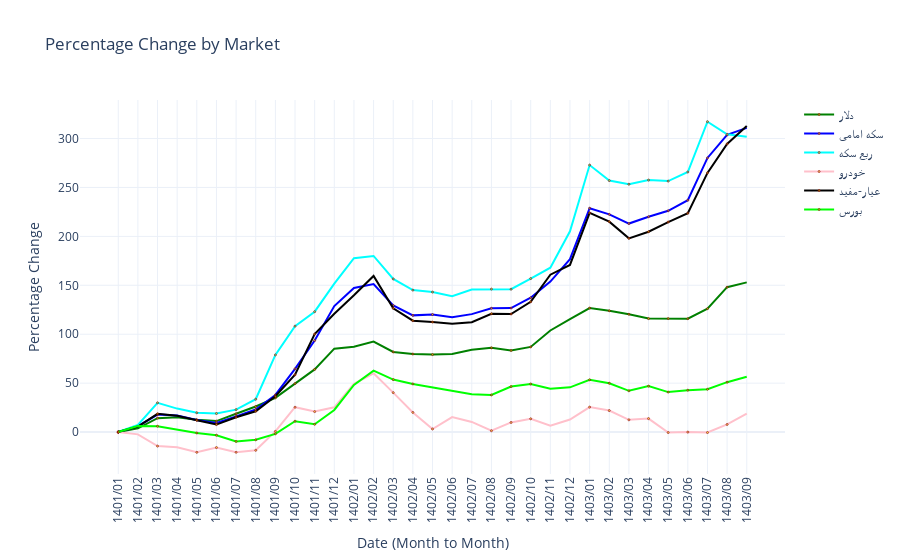

Notebook code for this chart:
### Code cell
monthly_data_dict = {}

for market_type in df['market_type'].unique():
    market_data = df[df['market_type'] == market_type]

    market_data = market_data[market_data['year'] >= 1401]
    
    # Calculate monthly average price and percentage change
    grouped = market_data.groupby('year_month').agg(
        avg_closing_price=('closing', 'mean')
    )
    grouped['price_change_in_percentage'] = (grouped['avg_closing_price'] / grouped['avg_closing_price'].iloc[0] - 1) * 100
    grouped['price_change'] = grouped['avg_closing_price'] / grouped['avg_closing_price'].iloc[0]

    # Add data to dictionary
    monthly_data_dict[MARKET_NAMES.get(str(market_type), 'Unknown')] = {
        'year_month': grouped.index.tolist(),
        'price_change_in_percentage': grouped['price_change_in_percentage'].tolist(),
        'price_change': grouped['price_change'].tolist()
    }

monthly_data_dict = {
    k: v for k, v in sorted(monthly_data_dict.items(), key=lambda item: item[1]['year_month'])
}

# Set output cell height
set_custom_output_height(height=800)

# Generate charts
fig = create_market_chart(
    monthly_data_dict,
    events_df,
    y_field='price_change_in_percentage',
    title="Percentage Change by Market",
    yaxis_title="Percentage Change",
    colors=COLORS
)

fig.write_html('interactive_chart.html')

### Figure 1 — Plotly figure (JSON) as saved in the notebook; plotly's stock layout.template omitted (floating-point values rounded to 4 significant figures)
{"data": [{"hoverinfo": "text", "line": {"color": "green", "width": 2}, "marker": {"color": ["yellow", "rgba(0, 0, 0, 0)", "yellow", "rgba(0, 0, 0, 0)", "yellow", "yellow", "yellow", "yellow", "yellow", "yellow", "yellow", "rgba(0, 0, 0, 0)", "rgba(0, 0, 0, 0)", "rgba(0, 0, 0, 0)", "yellow", "yellow", "yellow", "rgba(0, 0, 0, 0)", "rgba(0, 0, 0, 0)", "yellow", "yellow", "yellow", "rgba(0, 0, 0, 0)", "rgba(0, 0, 0, 0)", "yellow", "yellow", "yellow", "yellow", "yellow", "yellow", "yellow", "yellow", "rgba(0, 0, 0, 0)"], "line": {"color": "darkred", "width": 1}, "size": [2, 0, 2, 0, 2, 2, 2, 2, 2, 2, 2, 0, 0, 0, 2, 2, 2, 0, 0, 2, 2, 2, 0, 0, 2, 2, 2, 2, 2, 2, 2, 2, 0]}, "mode": "lines+markers", "name": "دلار", "text": ["<b>حادثه ۱۴۰۱ حرم امام رضا</b>", "", "<b>فروریختن ساختمان متروپل در آبادان</b>", "", "<b>حمله با چاقو به سلمان رشدی و حمایت جمهوری اسلامی از این عمل، با پشتوانه فتوای خمینی به ارتداد سلمان رشدی، پس از انتشار کتاب آیات شیطانی</b>", "<b>کشته شدن مهسا امینی و آغاز اعتراضات سراسری مردم در اعتراض به حجاب اجباری با هدف سرنگون کردن جمهوری اسلامی و کشته شدن بیش از ۵۰۰ نفر از معترضان به دست حکومت جمهوری اسلامی<br>فیلترینگ شدید اینترنت و مسدود کردن اینستاگرام، واتساپ و گوگل پلی توسط حکومت</b>", "<b>حملات موشکی سپاه پاسداران به اقلیم کردستان عراق در پاسخ به حمایت احزاب کرد از خیزش ۱۴۰۱ ایران<br>جمعه خونین زاهدان<br>حمله به دانشگاه صنعتی شریف<br>آغاز بحران ارزی ۱۴۰۱ ایران و در نهایت رسیدن قیمت سکه طلا از ۱۵ میلیون به رکورد ۳۰ میلیون تومان در ۴ اسفند و رسیدن قیمت دلار آمریکا از ۳۰ هزار تومان به رکورد ۶۰ هزار تومان در ۷ اسفند ۱۴۰۱<br>آتش سوزی زندان اوین</b>", "<b>حمله ۱۴۰۱ حرم شاهچراغ<br>جمعه خونین خاش<br>حمله به بازار ایذه<br>آغاز سرکوب خیزش شهرهای کردنشین ایران</b>", "<b>آغاز مسمومیت زنجیره ای در مدارس دخترانه ایران<br>اخراج جمهوری اسلامی ایران از کمیسیون مقام زن سازمان ملل متحد در جریان خیزش ۱۴۰۱ ایران</b>", "<b>تصویب قطعنامه پارلمان اروپا مبنی بر قرار گرفتن سپاه پاسداران در فهرست گروه های تروریستی در جریان خیزش ۱۴۰۱ ایران</b>", "<b>حمله پهپادی به تأسیسات نظامی در اصفهان</b>", "", "", "", "<b>درگیری ۱۴۰۲ ایران و طالبان<br>بازگشایی سفارت ایران در ریاض پس از هفت سال تعطیلی در اثر حمله به سفارت و کنسولگری عربستان سعودی در ایران و از سرگیری روابط دو کشور</b>", "<b>عضویت اصلی ایران در سازمان همکاری شانگهای به صورت رسمی<br>حمله به کلانتری ۱۶ زاهدان</b>", "<b>حمله ۱۴۰۲ حرم شاهچراغ</b>", "", "", "<b>آتش سوزی کمپ ترک اعتیاد لنگرود<br>انتخابات میاندورهای کنگره آمریکا</b>", "<b>افشای رسمی فساد مالی چای دبش<br>حمله به مقر فرماندهی انتظامی راسک</b>", "<b>عضویت رسمی ایران در سازمان بریکس<br>انفجارهای کرمان<br>حملات موشکی ۲۰۲۴ ایران در عراق و سوریه<br>درگیری مرزی ۲۰۲۴ ایران و پاکستان</b>", "", "", "<b>حمله هوایی به کنسولگری ایران در دمشق توسط اسرائیل و آغاز درگیری ۲۰۲۴ ایران و اسرائیل<br>حمله به مقرهای نظامی چابهار، راسک و سرباز توسط جیش العدل<br>اولین حمله ایران به اسرائیل<br>اولین حمله اسرائیل به ایران</b>", "<b>سانحه سقوط بالگرد حامل رئیس جمهور و کشته شدن سید ابراهیم رئیسی و همراهانش<br>آغاز به کار معاون اول رئیس جمهور، محمد مخبر، به عنوان سرپرست ریاست جمهوری</b>", "<b>انتخاب محمدعلی موحدی کرمانی به عنوان ششمین رئیس مجلس خبرگان رهبری<br>آغاز به کار دوره دوازدهم مجلس شورای اسلامی با اکثریت جناح اصول گرایان به ریاست محمدباقر قالیباف<br>قرار دادن سپاه پاسداران در فهرست گروه های تروریستی توسط کانادا</b>", "<b>برگزاری انتخابات ریاست جمهوری ایران (۱۴۰۳) با پایین ترین نرخ مشارکت در تاریخ جمهوری اسلامی (۳۹٫۹۲٪) و صعود مسعود پزشکیان و سعید جلیلی به دور دوم<br>برگزاری دور دوم انتخابات ریاست جمهوری ایران (۱۴۰۳)<br>انتخاب مسعود پزشکیان به عنوان نهمین رئیس جمهور ایران</b>", "<b>برگزاری مراسم تنفیذ و تحلیف چهاردهمین دوره ریاست جمهوری در ایران<br>ترور اسماعیل هنیه، رهبر وقت حماس، در تهران توسط اسرائیل، یک روز پس از شرکت وی در مراسم تحلیف ریاست جمهوری</b>", "<b>انتصاب عبدالکریم حسین زاده به منصب معاونت امور توسعه روستایی، مناطق محروم و عشایر رئیس جمهور به عنوان نخستین عضو سنی مذهب هیئت دولت ایران در تاریخ جمهوری اسلامی</b>", "<b>کشته شدن سید حسن نصرالله ، سومین دبیر کل حزب الله لبنان و عباس نیلفروشان ، معاون عملیات سپاه پاسداران در اثر حمله اسرائیل به ضاحیه بیروت<br>دومین حمله ایران به اسرائیل</b>", "<b>دومین حمله اسرائیل به ایران<br>انتخاب دونالد ترامپ بهعنوان رئیسجمهور آمریکا</b>", ""], "type": "scatter", "x": ["1401/01", "1401/02", "1401/03", "1401/04", "1401/05", "1401/06", "1401/07", "1401/08", "1401/09", "1401/10", "1401/11", "1401/12", "1402/01", "1402/02", "1402/03", "1402/04", "1402/05", "1402/06", "1402/07", "1402/08", "1402/09", "1402/10", "1402/11", "1402/12", "1403/01", "1403/02", "1403/03", "1403/04", "1403/05", "1403/06", "1403/07", "1403/08", "1403/09"], "y": [0, 3.829, 14.21, 15.09, 12.5, 11.23, 18.7, 26.11, 34.93, 49.54, 64.03, 85.23, 87.15, 92.5, 81.91, 79.72, 79.19, 79.72, 84.06, 86.06, 83.4, 87.01, 103.8, 115.3, 126.7, 124.0, 120.4, 116.0, 116.0, 115.8, 126.1, 148.1, 153.0]}, {"hoverinfo": "text", "line": {"color": "blue", "width": 2}, "marker": {"color": ["yellow", "rgba(0, 0, 0, 0)", "yellow", "rgba(0, 0, 0, 0)", "yellow", "yellow", "yellow", "yellow", "yellow", "yellow", "yellow", "rgba(0, 0, 0, 0)", "rgba(0, 0, 0, 0)", "rgba(0, 0, 0, 0)", "yellow", "yellow", "yellow", "rgba(0, 0, 0, 0)", "rgba(0, 0, 0, 0)", "yellow", "yellow", "yellow", "rgba(0, 0, 0, 0)", "rgba(0, 0, 0, 0)", "yellow", "yellow", "yellow", "yellow", "yellow", "yellow", "yellow", "yellow", "rgba(0, 0, 0, 0)"], "line": {"color": "darkred", "width": 1}, "size": [2, 0, 2, 0, 2, 2, 2, 2, 2, 2, 2, 0, 0, 0, 2, 2, 2, 0, 0, 2, 2, 2, 0, 0, 2, 2, 2, 2, 2, 2, 2, 2, 0]}, "mode": "lines+markers", "name": "سکه امامی", "text": ["<b>حادثه ۱۴۰۱ حرم امام رضا</b>", "", "<b>فروریختن ساختمان متروپل در آبادان</b>", "", "<b>حمله با چاقو به سلمان رشدی و حمایت جمهوری اسلامی از این عمل، با پشتوانه فتوای خمینی به ارتداد سلمان رشدی، پس از انتشار کتاب آیات شیطانی</b>", "<b>کشته شدن مهسا امینی و آغاز اعتراضات سراسری مردم در اعتراض به حجاب اجباری با هدف سرنگون کردن جمهوری اسلامی و کشته شدن بیش از ۵۰۰ نفر از معترضان به دست حکومت جمهوری اسلامی<br>فیلترینگ شدید اینترنت و مسدود کردن اینستاگرام، واتساپ و گوگل پلی توسط حکومت</b>", "<b>حملات موشکی سپاه پاسداران به اقلیم کردستان عراق در پاسخ به حمایت احزاب کرد از خیزش ۱۴۰۱ ایران<br>جمعه خونین زاهدان<br>حمله به دانشگاه صنعتی شریف<br>آغاز بحران ارزی ۱۴۰۱ ایران و در نهایت رسیدن قیمت سکه طلا از ۱۵ میلیون به رکورد ۳۰ میلیون تومان در ۴ اسفند و رسیدن قیمت دلار آمریکا از ۳۰ هزار تومان به رکورد ۶۰ هزار تومان در ۷ اسفند ۱۴۰۱<br>آتش سوزی زندان اوین</b>", "<b>حمله ۱۴۰۱ حرم شاهچراغ<br>جمعه خونین خاش<br>حمله به بازار ایذه<br>آغاز سرکوب خیزش شهرهای کردنشین ایران</b>", "<b>آغاز مسمومیت زنجیره ای در مدارس دخترانه ایران<br>اخراج جمهوری اسلامی ایران از کمیسیون مقام زن سازمان ملل متحد در جریان خیزش ۱۴۰۱ ایران</b>", "<b>تصویب قطعنامه پارلمان اروپا مبنی بر قرار گرفتن سپاه پاسداران در فهرست گروه های تروریستی در جریان خیزش ۱۴۰۱ ایران</b>", "<b>حمله پهپادی به تأسیسات نظامی در اصفهان</b>", "", "", "", "<b>درگیری ۱۴۰۲ ایران و طالبان<br>بازگشایی سفارت ایران در ریاض پس از هفت سال تعطیلی در اثر حمله به سفارت و کنسولگری عربستان سعودی در ایران و از سرگیری روابط دو کشور</b>", "<b>عضویت اصلی ایران در سازمان همکاری شانگهای به صورت رسمی<br>حمله به کلانتری ۱۶ زاهدان</b>", "<b>حمله ۱۴۰۲ حرم شاهچراغ</b>", "", "", "<b>آتش سوزی کمپ ترک اعتیاد لنگرود<br>انتخابات میاندورهای کنگره آمریکا</b>", "<b>افشای رسمی فساد مالی چای دبش<br>حمله به مقر فرماندهی انتظامی راسک</b>", "<b>عضویت رسمی ایران در سازمان بریکس<br>انفجارهای کرمان<br>حملات موشکی ۲۰۲۴ ایران در عراق و سوریه<br>درگیری مرزی ۲۰۲۴ ایران و پاکستان</b>", "", "", "<b>حمله هوایی به کنسولگری ایران در دمشق توسط اسرائیل و آغاز درگیری ۲۰۲۴ ایران و اسرائیل<br>حمله به مقرهای نظامی چابهار، راسک و سرباز توسط جیش العدل<br>اولین حمله ایران به اسرائیل<br>اولین حمله اسرائیل به ایران</b>", "<b>سانحه سقوط بالگرد حامل رئیس جمهور و کشته شدن سید ابراهیم رئیسی و همراهانش<br>آغاز به کار معاون اول رئیس جمهور، محمد مخبر، به عنوان سرپرست ریاست جمهوری</b>", "<b>انتخاب محمدعلی موحدی کرمانی به عنوان ششمین رئیس مجلس خبرگان رهبری<br>آغاز به کار دوره دوازدهم مجلس شورای اسلامی با اکثریت جناح اصول گرایان به ریاست محمدباقر قالیباف<br>قرار دادن سپاه پاسداران در فهرست گروه های تروریستی توسط کانادا</b>", "<b>برگزاری انتخابات ریاست جمهوری ایران (۱۴۰۳) با پایین ترین نرخ مشارکت در تاریخ جمهوری اسلامی (۳۹٫۹۲٪) و صعود مسعود پزشکیان و سعید جلیلی به دور دوم<br>برگزاری دور دوم انتخابات ریاست جمهوری ایران (۱۴۰۳)<br>انتخاب مسعود پزشکیان به عنوان نهمین رئیس جمهور ایران</b>", "<b>برگزاری مراسم تنفیذ و تحلیف چهاردهمین دوره ریاست جمهوری در ایران<br>ترور اسماعیل هنیه، رهبر وقت حماس، در تهران توسط اسرائیل، یک روز پس از شرکت وی در مراسم تحلیف ریاست جمهوری</b>", "<b>انتصاب عبدالکریم حسین زاده به منصب معاونت امور توسعه روستایی، مناطق محروم و عشایر رئیس جمهور به عنوان نخستین عضو سنی مذهب هیئت دولت ایران در تاریخ جمهوری اسلامی</b>", "<b>کشته شدن سید حسن نصرالله ، سومین دبیر کل حزب الله لبنان و عباس نیلفروشان ، معاون عملیات سپاه پاسداران در اثر حمله اسرائیل به ضاحیه بیروت<br>دومین حمله ایران به اسرائیل</b>", "<b>دومین حمله اسرائیل به ایران<br>انتخاب دونالد ترامپ بهعنوان رئیسجمهور آمریکا</b>", ""], "type": "scatter", "x": ["1401/01", "1401/02", "1401/03", "1401/04", "1401/05", "1401/06", "1401/07", "1401/08", "1401/09", "1401/10", "1401/11", "1401/12", "1402/01", "1402/02", "1402/03", "1402/04", "1402/05", "1402/06", "1402/07", "1402/08", "1402/09", "1402/10", "1402/11", "1402/12", "1403/01", "1403/02", "1403/03", "1403/04", "1403/05", "1403/06", "1403/07", "1403/08", "1403/09"], "y": [0, 5.962, 17.84, 16.87, 12.35, 9.302, 15.97, 23.06, 37.95, 64.61, 93.57, 128.8, 147.2, 151.3, 129.4, 119.3, 120.1, 117.4, 120.5, 126.5, 126.7, 137.3, 153.8, 176.7, 228.8, 222.5, 213.1, 220.1, 226.2, 236.9, 280.2, 303.7, 310.9]}, {"hoverinfo": "text", "line": {"color": "cyan", "width": 2}, "marker": {"color": ["yellow", "rgba(0, 0, 0, 0)", "yellow", "rgba(0, 0, 0, 0)", "yellow", "yellow", "yellow", "yellow", "yellow", "yellow", "yellow", "rgba(0, 0, 0, 0)", "rgba(0, 0, 0, 0)", "rgba(0, 0, 0, 0)", "yellow", "yellow", "yellow", "rgba(0, 0, 0, 0)", "rgba(0, 0, 0, 0)", "yellow", "yellow", "yellow", "rgba(0, 0, 0, 0)", "rgba(0, 0, 0, 0)", "yellow", "yellow", "yellow", "yellow", "yellow", "yellow", "yellow", "yellow", "rgba(0, 0, 0, 0)"], "line": {"color": "darkred", "width": 1}, "size": [2, 0, 2, 0, 2, 2, 2, 2, 2, 2, 2, 0, 0, 0, 2, 2, 2, 0, 0, 2, 2, 2, 0, 0, 2, 2, 2, 2, 2, 2, 2, 2, 0]}, "mode": "lines+markers", "name": "ربع سکه", "text": ["<b>حادثه ۱۴۰۱ حرم امام رضا</b>", "", "<b>فروریختن ساختمان متروپل در آبادان</b>", "", "<b>حمله با چاقو به سلمان رشدی و حمایت جمهوری اسلامی از این عمل، با پشتوانه فتوای خمینی به ارتداد سلمان رشدی، پس از انتشار کتاب آیات شیطانی</b>", "<b>کشته شدن مهسا امینی و آغاز اعتراضات سراسری مردم در اعتراض به حجاب اجباری با هدف سرنگون کردن جمهوری اسلامی و کشته شدن بیش از ۵۰۰ نفر از معترضان به دست حکومت جمهوری اسلامی<br>فیلترینگ شدید اینترنت و مسدود کردن اینستاگرام، واتساپ و گوگل پلی توسط حکومت</b>", "<b>حملات موشکی سپاه پاسداران به اقلیم کردستان عراق در پاسخ به حمایت احزاب کرد از خیزش ۱۴۰۱ ایران<br>جمعه خونین زاهدان<br>حمله به دانشگاه صنعتی شریف<br>آغاز بحران ارزی ۱۴۰۱ ایران و در نهایت رسیدن قیمت سکه طلا از ۱۵ میلیون به رکورد ۳۰ میلیون تومان در ۴ اسفند و رسیدن قیمت دلار آمریکا از ۳۰ هزار تومان به رکورد ۶۰ هزار تومان در ۷ اسفند ۱۴۰۱<br>آتش سوزی زندان اوین</b>", "<b>حمله ۱۴۰۱ حرم شاهچراغ<br>جمعه خونین خاش<br>حمله به بازار ایذه<br>آغاز سرکوب خیزش شهرهای کردنشین ایران</b>", "<b>آغاز مسمومیت زنجیره ای در مدارس دخترانه ایران<br>اخراج جمهوری اسلامی ایران از کمیسیون مقام زن سازمان ملل متحد در جریان خیزش ۱۴۰۱ ایران</b>", "<b>تصویب قطعنامه پارلمان اروپا مبنی بر قرار گرفتن سپاه پاسداران در فهرست گروه های تروریستی در جریان خیزش ۱۴۰۱ ایران</b>", "<b>حمله پهپادی به تأسیسات نظامی در اصفهان</b>", "", "", "", "<b>درگیری ۱۴۰۲ ایران و طالبان<br>بازگشایی سفارت ایران در ریاض پس از هفت سال تعطیلی در اثر حمله به سفارت و کنسولگری عربستان سعودی در ایران و از سرگیری روابط دو کشور</b>", "<b>عضویت اصلی ایران در سازمان همکاری شانگهای به صورت رسمی<br>حمله به کلانتری ۱۶ زاهدان</b>", "<b>حمله ۱۴۰۲ حرم شاهچراغ</b>", "", "", "<b>آتش سوزی کمپ ترک اعتیاد لنگرود<br>انتخابات میاندورهای کنگره آمریکا</b>", "<b>افشای رسمی فساد مالی چای دبش<br>حمله به مقر فرماندهی انتظامی راسک</b>", "<b>عضویت رسمی ایران در سازمان بریکس<br>انفجارهای کرمان<br>حملات موشکی ۲۰۲۴ ایران در عراق و سوریه<br>درگیری مرزی ۲۰۲۴ ایران و پاکستان</b>", "", "", "<b>حمله هوایی به کنسولگری ایران در دمشق توسط اسرائیل و آغاز درگیری ۲۰۲۴ ایران و اسرائیل<br>حمله به مقرهای نظامی چابهار، راسک و سرباز توسط جیش العدل<br>اولین حمله ایران به اسرائیل<br>اولین حمله اسرائیل به ایران</b>", "<b>سانحه سقوط بالگرد حامل رئیس جمهور و کشته شدن سید ابراهیم رئیسی و همراهانش<br>آغاز به کار معاون اول رئیس جمهور، محمد مخبر، به عنوان سرپرست ریاست جمهوری</b>", "<b>انتخاب محمدعلی موحدی کرمانی به عنوان ششمین رئیس مجلس خبرگان رهبری<br>آغاز به کار دوره دوازدهم مجلس شورای اسلامی با اکثریت جناح اصول گرایان به ریاست محمدباقر قالیباف<br>قرار دادن سپاه پاسداران در فهرست گروه های تروریستی توسط کانادا</b>", "<b>برگزاری انتخابات ریاست جمهوری ایران (۱۴۰۳) با پایین ترین نرخ مشارکت در تاریخ جمهوری اسلامی (۳۹٫۹۲٪) و صعود مسعود پزشکیان و سعید جلیلی به دور دوم<br>برگزاری دور دوم انتخابات ریاست جمهوری ایران (۱۴۰۳)<br>انتخاب مسعود پزشکیان به عنوان نهمین رئیس جمهور ایران</b>", "<b>برگزاری مراسم تنفیذ و تحلیف چهاردهمین دوره ریاست جمهوری در ایران<br>ترور اسماعیل هنیه، رهبر وقت حماس، در تهران توسط اسرائیل، یک روز پس از شرکت وی در مراسم تحلیف ریاست جمهوری</b>", "<b>انتصاب عبدالکریم حسین زاده به منصب معاونت امور توسعه روستایی، مناطق محروم و عشایر رئیس جمهور به عنوان نخستین عضو سنی مذهب هیئت دولت ایران در تاریخ جمهوری اسلامی</b>", "<b>کشته شدن سید حسن نصرالله ، سومین دبیر کل حزب الله لبنان و عباس نیلفروشان ، معاون عملیات سپاه پاسداران در اثر حمله اسرائیل به ضاحیه بیروت<br>دومین حمله ایران به اسرائیل</b>", "<b>دومین حمله اسرائیل به ایران<br>انتخاب دونالد ترامپ بهعنوان رئیسجمهور آمریکا</b>", ""], "type": "scatter", "x": ["1401/01", "1401/02", "1401/03", "1401/04", "1401/05", "1401/06", "1401/07", "1401/08", "1401/09", "1401/10", "1401/11", "1401/12", "1402/01", "1402/02", "1402/03", "1402/04", "1402/05", "1402/06", "1402/07", "1402/08", "1402/09", "1402/10", "1402/11", "1402/12", "1403/01", "1403/02", "1403/03", "1403/04", "1403/05", "1403/06", "1403/07", "1403/08", "1403/09"], "y": [0, 7.276, 29.89, 23.99, 19.71, 18.97, 22.95, 33.59, 78.83, 108.2, 123.0, 151.7, 177.6, 180.0, 156.5, 145.1, 143.1, 138.9, 145.6, 146.1, 146.0, 156.9, 168.0, 205.2, 272.9, 257.0, 253.3, 257.6, 256.5, 265.8, 317.2, 304.3, 301.9]}, {"hoverinfo": "text", "line": {"color": "pink", "width": 2}, "marker": {"color": ["yellow", "rgba(0, 0, 0, 0)", "yellow", "rgba(0, 0, 0, 0)", "yellow", "yellow", "yellow", "yellow", "yellow", "yellow", "yellow", "rgba(0, 0, 0, 0)", "rgba(0, 0, 0, 0)", "rgba(0, 0, 0, 0)", "yellow", "yellow", "yellow", "rgba(0, 0, 0, 0)", "rgba(0, 0, 0, 0)", "yellow", "yellow", "yellow", "rgba(0, 0, 0, 0)", "rgba(0, 0, 0, 0)", "yellow", "yellow", "yellow", "yellow", "yellow", "yellow", "yellow", "yellow", "rgba(0, 0, 0, 0)"], "line": {"color": "darkred", "width": 1}, "size": [2, 0, 2, 0, 2, 2, 2, 2, 2, 2, 2, 0, 0, 0, 2, 2, 2, 0, 0, 2, 2, 2, 0, 0, 2, 2, 2, 2, 2, 2, 2, 2, 0]}, "mode": "lines+markers", "name": "خودرو", "text": ["<b>حادثه ۱۴۰۱ حرم امام رضا</b>", "", "<b>فروریختن ساختمان متروپل در آبادان</b>", "", "<b>حمله با چاقو به سلمان رشدی و حمایت جمهوری اسلامی از این عمل، با پشتوانه فتوای خمینی به ارتداد سلمان رشدی، پس از انتشار کتاب آیات شیطانی</b>", "<b>کشته شدن مهسا امینی و آغاز اعتراضات سراسری مردم در اعتراض به حجاب اجباری با هدف سرنگون کردن جمهوری اسلامی و کشته شدن بیش از ۵۰۰ نفر از معترضان به دست حکومت جمهوری اسلامی<br>فیلترینگ شدید اینترنت و مسدود کردن اینستاگرام، واتساپ و گوگل پلی توسط حکومت</b>", "<b>حملات موشکی سپاه پاسداران به اقلیم کردستان عراق در پاسخ به حمایت احزاب کرد از خیزش ۱۴۰۱ ایران<br>جمعه خونین زاهدان<br>حمله به دانشگاه صنعتی شریف<br>آغاز بحران ارزی ۱۴۰۱ ایران و در نهایت رسیدن قیمت سکه طلا از ۱۵ میلیون به رکورد ۳۰ میلیون تومان در ۴ اسفند و رسیدن قیمت دلار آمریکا از ۳۰ هزار تومان به رکورد ۶۰ هزار تومان در ۷ اسفند ۱۴۰۱<br>آتش سوزی زندان اوین</b>", "<b>حمله ۱۴۰۱ حرم شاهچراغ<br>جمعه خونین خاش<br>حمله به بازار ایذه<br>آغاز سرکوب خیزش شهرهای کردنشین ایران</b>", "<b>آغاز مسمومیت زنجیره ای در مدارس دخترانه ایران<br>اخراج جمهوری اسلامی ایران از کمیسیون مقام زن سازمان ملل متحد در جریان خیزش ۱۴۰۱ ایران</b>", "<b>تصویب قطعنامه پارلمان اروپا مبنی بر قرار گرفتن سپاه پاسداران در فهرست گروه های تروریستی در جریان خیزش ۱۴۰۱ ایران</b>", "<b>حمله پهپادی به تأسیسات نظامی در اصفهان</b>", "", "", "", "<b>درگیری ۱۴۰۲ ایران و طالبان<br>بازگشایی سفارت ایران در ریاض پس از هفت سال تعطیلی در اثر حمله به سفارت و کنسولگری عربستان سعودی در ایران و از سرگیری روابط دو کشور</b>", "<b>عضویت اصلی ایران در سازمان همکاری شانگهای به صورت رسمی<br>حمله به کلانتری ۱۶ زاهدان</b>", "<b>حمله ۱۴۰۲ حرم شاهچراغ</b>", "", "", "<b>آتش سوزی کمپ ترک اعتیاد لنگرود<br>انتخابات میاندورهای کنگره آمریکا</b>", "<b>افشای رسمی فساد مالی چای دبش<br>حمله به مقر فرماندهی انتظامی راسک</b>", "<b>عضویت رسمی ایران در سازمان بریکس<br>انفجارهای کرمان<br>حملات موشکی ۲۰۲۴ ایران در عراق و سوریه<br>درگیری مرزی ۲۰۲۴ ایران و پاکستان</b>", "", "", "<b>حمله هوایی به کنسولگری ایران در دمشق توسط اسرائیل و آغاز درگیری ۲۰۲۴ ایران و اسرائیل<br>حمله به مقرهای نظامی چابهار، راسک و سرباز توسط جیش العدل<br>اولین حمله ایران به اسرائیل<br>اولین حمله اسرائیل به ایران</b>", "<b>سانحه سقوط بالگرد حامل رئیس جمهور و کشته شدن سید ابراهیم رئیسی و همراهانش<br>آغاز به کار معاون اول رئیس جمهور، محمد مخبر، به عنوان سرپرست ریاست جمهوری</b>", "<b>انتخاب محمدعلی موحدی کرمانی به عنوان ششمین رئیس مجلس خبرگان رهبری<br>آغاز به کار دوره دوازدهم مجلس شورای اسلامی با اکثریت جناح اصول گرایان به ریاست محمدباقر قالیباف<br>قرار دادن سپاه پاسداران در فهرست گروه های تروریستی توسط کانادا</b>", "<b>برگزاری انتخابات ریاست جمهوری ایران (۱۴۰۳) با پایین ترین نرخ مشارکت در تاریخ جمهوری اسلامی (۳۹٫۹۲٪) و صعود مسعود پزشکیان و سعید جلیلی به دور دوم<br>برگزاری دور دوم انتخابات ریاست جمهوری ایران (۱۴۰۳)<br>انتخاب مسعود پزشکیان به عنوان نهمین رئیس جمهور ایران</b>", "<b>برگزاری مراسم تنفیذ و تحلیف چهاردهمین دوره ریاست جمهوری در ایران<br>ترور اسماعیل هنیه، رهبر وقت حماس، در تهران توسط اسرائیل، یک روز پس از شرکت وی در مراسم تحلیف ریاست جمهوری</b>", "<b>انتصاب عبدالکریم حسین زاده به منصب معاونت امور توسعه روستایی، مناطق محروم و عشایر رئیس جمهور به عنوان نخستین عضو سنی مذهب هیئت دولت ایران در تاریخ جمهوری اسلامی</b>", "<b>کشته شدن سید حسن نصرالله ، سومین دبیر کل حزب الله لبنان و عباس نیلفروشان ، معاون عملیات سپاه پاسداران در اثر حمله اسرائیل به ضاحیه بیروت<br>دومین حمله ایران به اسرائیل</b>", "<b>دومین حمله اسرائیل به ایران<br>انتخاب دونالد ترامپ بهعنوان رئیسجمهور آمریکا</b>", ""], "type": "scatter", "x": ["1401/01", "1401/02", "1401/03", "1401/04", "1401/05", "1401/06", "1401/07", "1401/08", "1401/09", "1401/10", "1401/11", "1401/12", "1402/01", "1402/02", "1402/03", "1402/04", "1402/05", "1402/06", "1402/07", "1402/08", "1402/09", "1402/10", "1402/11", "1402/12", "1403/01", "1403/02", "1403/03", "1403/04", "1403/05", "1403/06", "1403/07", "1403/08", "1403/09"], "y": [0, -2.371, -14.35, -15.59, -20.69, -15.88, -20.66, -18.65, 0.686, 25.39, 20.91, 25.33, 49.28, 60.08, 40.3, 20.09, 3.139, 15.33, 10.34, 1.335, 9.838, 13.56, 6.495, 12.84, 25.5, 21.95, 12.49, 13.76, -0.4676, -0.04402, -0.4886, 7.766, 18.96]}, {"hoverinfo": "text", "line": {"color": "black", "width": 2}, "marker": {"color": ["yellow", "rgba(0, 0, 0, 0)", "yellow", "rgba(0, 0, 0, 0)", "yellow", "yellow", "yellow", "yellow", "yellow", "yellow", "yellow", "rgba(0, 0, 0, 0)", "rgba(0, 0, 0, 0)", "rgba(0, 0, 0, 0)", "yellow", "yellow", "yellow", "rgba(0, 0, 0, 0)", "rgba(0, 0, 0, 0)", "yellow", "yellow", "yellow", "rgba(0, 0, 0, 0)", "rgba(0, 0, 0, 0)", "yellow", "yellow", "yellow", "yellow", "yellow", "yellow", "yellow", "yellow", "rgba(0, 0, 0, 0)"], "line": {"color": "darkred", "width": 1}, "size": [2, 0, 2, 0, 2, 2, 2, 2, 2, 2, 2, 0, 0, 0, 2, 2, 2, 0, 0, 2, 2, 2, 0, 0, 2, 2, 2, 2, 2, 2, 2, 2, 0]}, "mode": "lines+markers", "name": "عیار-مفید", "text": ["<b>حادثه ۱۴۰۱ حرم امام رضا</b>", "", "<b>فروریختن ساختمان متروپل در آبادان</b>", "", "<b>حمله با چاقو به سلمان رشدی و حمایت جمهوری اسلامی از این عمل، با پشتوانه فتوای خمینی به ارتداد سلمان رشدی، پس از انتشار کتاب آیات شیطانی</b>", "<b>کشته شدن مهسا امینی و آغاز اعتراضات سراسری مردم در اعتراض به حجاب اجباری با هدف سرنگون کردن جمهوری اسلامی و کشته شدن بیش از ۵۰۰ نفر از معترضان به دست حکومت جمهوری اسلامی<br>فیلترینگ شدید اینترنت و مسدود کردن اینستاگرام، واتساپ و گوگل پلی توسط حکومت</b>", "<b>حملات موشکی سپاه پاسداران به اقلیم کردستان عراق در پاسخ به حمایت احزاب کرد از خیزش ۱۴۰۱ ایران<br>جمعه خونین زاهدان<br>حمله به دانشگاه صنعتی شریف<br>آغاز بحران ارزی ۱۴۰۱ ایران و در نهایت رسیدن قیمت سکه طلا از ۱۵ میلیون به رکورد ۳۰ میلیون تومان در ۴ اسفند و رسیدن قیمت دلار آمریکا از ۳۰ هزار تومان به رکورد ۶۰ هزار تومان در ۷ اسفند ۱۴۰۱<br>آتش سوزی زندان اوین</b>", "<b>حمله ۱۴۰۱ حرم شاهچراغ<br>جمعه خونین خاش<br>حمله به بازار ایذه<br>آغاز سرکوب خیزش شهرهای کردنشین ایران</b>", "<b>آغاز مسمومیت زنجیره ای در مدارس دخترانه ایران<br>اخراج جمهوری اسلامی ایران از کمیسیون مقام زن سازمان ملل متحد در جریان خیزش ۱۴۰۱ ایران</b>", "<b>تصویب قطعنامه پارلمان اروپا مبنی بر قرار گرفتن سپاه پاسداران در فهرست گروه های تروریستی در جریان خیزش ۱۴۰۱ ایران</b>", "<b>حمله پهپادی به تأسیسات نظامی در اصفهان</b>", "", "", "", "<b>درگیری ۱۴۰۲ ایران و طالبان<br>بازگشایی سفارت ایران در ریاض پس از هفت سال تعطیلی در اثر حمله به سفارت و کنسولگری عربستان سعودی در ایران و از سرگیری روابط دو کشور</b>", "<b>عضویت اصلی ایران در سازمان همکاری شانگهای به صورت رسمی<br>حمله به کلانتری ۱۶ زاهدان</b>", "<b>حمله ۱۴۰۲ حرم شاهچراغ</b>", "", "", "<b>آتش سوزی کمپ ترک اعتیاد لنگرود<br>انتخابات میاندورهای کنگره آمریکا</b>", "<b>افشای رسمی فساد مالی چای دبش<br>حمله به مقر فرماندهی انتظامی راسک</b>", "<b>عضویت رسمی ایران در سازمان بریکس<br>انفجارهای کرمان<br>حملات موشکی ۲۰۲۴ ایران در عراق و سوریه<br>درگیری مرزی ۲۰۲۴ ایران و پاکستان</b>", "", "", "<b>حمله هوایی به کنسولگری ایران در دمشق توسط اسرائیل و آغاز درگیری ۲۰۲۴ ایران و اسرائیل<br>حمله به مقرهای نظامی چابهار، راسک و سرباز توسط جیش العدل<br>اولین حمله ایران به اسرائیل<br>اولین حمله اسرائیل به ایران</b>", "<b>سانحه سقوط بالگرد حامل رئیس جمهور و کشته شدن سید ابراهیم رئیسی و همراهانش<br>آغاز به کار معاون اول رئیس جمهور، محمد مخبر، به عنوان سرپرست ریاست جمهوری</b>", "<b>انتخاب محمدعلی موحدی کرمانی به عنوان ششمین رئیس مجلس خبرگان رهبری<br>آغاز به کار دوره دوازدهم مجلس شورای اسلامی با اکثریت جناح اصول گرایان به ریاست محمدباقر قالیباف<br>قرار دادن سپاه پاسداران در فهرست گروه های تروریستی توسط کانادا</b>", "<b>برگزاری انتخابات ریاست جمهوری ایران (۱۴۰۳) با پایین ترین نرخ مشارکت در تاریخ جمهوری اسلامی (۳۹٫۹۲٪) و صعود مسعود پزشکیان و سعید جلیلی به دور دوم<br>برگزاری دور دوم انتخابات ریاست جمهوری ایران (۱۴۰۳)<br>انتخاب مسعود پزشکیان به عنوان نهمین رئیس جمهور ایران</b>", "<b>برگزاری مراسم تنفیذ و تحلیف چهاردهمین دوره ریاست جمهوری در ایران<br>ترور اسماعیل هنیه، رهبر وقت حماس، در تهران توسط اسرائیل، یک روز پس از شرکت وی در مراسم تحلیف ریاست جمهوری</b>", "<b>انتصاب عبدالکریم حسین زاده به منصب معاونت امور توسعه روستایی، مناطق محروم و عشایر رئیس جمهور به عنوان نخستین عضو سنی مذهب هیئت دولت ایران در تاریخ جمهوری اسلامی</b>", "<b>کشته شدن سید حسن نصرالله ، سومین دبیر کل حزب الله لبنان و عباس نیلفروشان ، معاون عملیات سپاه پاسداران در اثر حمله اسرائیل به ضاحیه بیروت<br>دومین حمله ایران به اسرائیل</b>", "<b>دومین حمله اسرائیل به ایران<br>انتخاب دونالد ترامپ بهعنوان رئیسجمهور آمریکا</b>", ""], "type": "scatter", "x": ["1401/01", "1401/02", "1401/03", "1401/04", "1401/05", "1401/06", "1401/07", "1401/08", "1401/09", "1401/10", "1401/11", "1401/12", "1402/01", "1402/02", "1402/03", "1402/04", "1402/05", "1402/06", "1402/07", "1402/08", "1402/09", "1402/10", "1402/11", "1402/12", "1403/01", "1403/02", "1403/03", "1403/04", "1403/05", "1403/06", "1403/07", "1403/08", "1403/09"], "y": [0, 5.672, 18.6, 16.6, 12.04, 7.65, 15.14, 21.26, 36.6, 58.53, 100.2, 120.9, 139.8, 159.5, 126.4, 113.8, 112.4, 110.7, 112.3, 121.0, 120.7, 133.1, 160.9, 170.8, 224.0, 215.1, 198.0, 204.8, 214.7, 223.7, 264.9, 294.5, 312.9]}, {"hoverinfo": "text", "line": {"color": "lime", "width": 2}, "marker": {"color": ["yellow", "rgba(0, 0, 0, 0)", "yellow", "rgba(0, 0, 0, 0)", "yellow", "yellow", "yellow", "yellow", "yellow", "yellow", "yellow", "rgba(0, 0, 0, 0)", "rgba(0, 0, 0, 0)", "rgba(0, 0, 0, 0)", "yellow", "yellow", "rgba(0, 0, 0, 0)", "yellow", "yellow", "yellow", "rgba(0, 0, 0, 0)", "rgba(0, 0, 0, 0)", "yellow", "yellow", "yellow", "yellow", "yellow", "yellow", "yellow", "yellow", "rgba(0, 0, 0, 0)"], "line": {"color": "darkred", "width": 1}, "size": [2, 0, 2, 0, 2, 2, 2, 2, 2, 2, 2, 0, 0, 0, 2, 2, 0, 2, 2, 2, 0, 0, 2, 2, 2, 2, 2, 2, 2, 2, 0]}, "mode": "lines+markers", "name": "بورس", "text": ["<b>حادثه ۱۴۰۱ حرم امام رضا</b>", "", "<b>فروریختن ساختمان متروپل در آبادان</b>", "", "<b>حمله با چاقو به سلمان رشدی و حمایت جمهوری اسلامی از این عمل، با پشتوانه فتوای خمینی به ارتداد سلمان رشدی، پس از انتشار کتاب آیات شیطانی</b>", "<b>کشته شدن مهسا امینی و آغاز اعتراضات سراسری مردم در اعتراض به حجاب اجباری با هدف سرنگون کردن جمهوری اسلامی و کشته شدن بیش از ۵۰۰ نفر از معترضان به دست حکومت جمهوری اسلامی<br>فیلترینگ شدید اینترنت و مسدود کردن اینستاگرام، واتساپ و گوگل پلی توسط حکومت</b>", "<b>حملات موشکی سپاه پاسداران به اقلیم کردستان عراق در پاسخ به حمایت احزاب کرد از خیزش ۱۴۰۱ ایران<br>جمعه خونین زاهدان<br>حمله به دانشگاه صنعتی شریف<br>آغاز بحران ارزی ۱۴۰۱ ایران و در نهایت رسیدن قیمت سکه طلا از ۱۵ میلیون به رکورد ۳۰ میلیون تومان در ۴ اسفند و رسیدن قیمت دلار آمریکا از ۳۰ هزار تومان به رکورد ۶۰ هزار تومان در ۷ اسفند ۱۴۰۱<br>آتش سوزی زندان اوین</b>", "<b>حمله ۱۴۰۱ حرم شاهچراغ<br>جمعه خونین خاش<br>حمله به بازار ایذه<br>آغاز سرکوب خیزش شهرهای کردنشین ایران</b>", "<b>آغاز مسمومیت زنجیره ای در مدارس دخترانه ایران<br>اخراج جمهوری اسلامی ایران از کمیسیون مقام زن سازمان ملل متحد در جریان خیزش ۱۴۰۱ ایران</b>", "<b>تصویب قطعنامه پارلمان اروپا مبنی بر قرار گرفتن سپاه پاسداران در فهرست گروه های تروریستی در جریان خیزش ۱۴۰۱ ایران</b>", "<b>حمله پهپادی به تأسیسات نظامی در اصفهان</b>", "", "", "", "<b>درگیری ۱۴۰۲ ایران و طالبان<br>بازگشایی سفارت ایران در ریاض پس از هفت سال تعطیلی در اثر حمله به سفارت و کنسولگری عربستان سعودی در ایران و از سرگیری روابط دو کشور</b>", "<b>عضویت اصلی ایران در سازمان همکاری شانگهای به صورت رسمی<br>حمله به کلانتری ۱۶ زاهدان</b>", "", "<b>آتش سوزی کمپ ترک اعتیاد لنگرود<br>انتخابات میاندورهای کنگره آمریکا</b>", "<b>افشای رسمی فساد مالی چای دبش<br>حمله به مقر فرماندهی انتظامی راسک</b>", "<b>عضویت رسمی ایران در سازمان بریکس<br>انفجارهای کرمان<br>حملات موشکی ۲۰۲۴ ایران در عراق و سوریه<br>درگیری مرزی ۲۰۲۴ ایران و پاکستان</b>", "", "", "<b>حمله هوایی به کنسولگری ایران در دمشق توسط اسرائیل و آغاز درگیری ۲۰۲۴ ایران و اسرائیل<br>حمله به مقرهای نظامی چابهار، راسک و سرباز توسط جیش العدل<br>اولین حمله ایران به اسرائیل<br>اولین حمله اسرائیل به ایران</b>", "<b>سانحه سقوط بالگرد حامل رئیس جمهور و کشته شدن سید ابراهیم رئیسی و همراهانش<br>آغاز به کار معاون اول رئیس جمهور، محمد مخبر، به عنوان سرپرست ریاست جمهوری</b>", "<b>انتخاب محمدعلی موحدی کرمانی به عنوان ششمین رئیس مجلس خبرگان رهبری<br>آغاز به کار دوره دوازدهم مجلس شورای اسلامی با اکثریت جناح اصول گرایان به ریاست محمدباقر قالیباف<br>قرار دادن سپاه پاسداران در فهرست گروه های تروریستی توسط کانادا</b>", "<b>برگزاری انتخابات ریاست جمهوری ایران (۱۴۰۳) با پایین ترین نرخ مشارکت در تاریخ جمهوری اسلامی (۳۹٫۹۲٪) و صعود مسعود پزشکیان و سعید جلیلی به دور دوم<br>برگزاری دور دوم انتخابات ریاست جمهوری ایران (۱۴۰۳)<br>انتخاب مسعود پزشکیان به عنوان نهمین رئیس جمهور ایران</b>", "<b>برگزاری مراسم تنفیذ و تحلیف چهاردهمین دوره ریاست جمهوری در ایران<br>ترور اسماعیل هنیه، رهبر وقت حماس، در تهران توسط اسرائیل، یک روز پس از شرکت وی در مراسم تحلیف ریاست جمهوری</b>", "<b>انتصاب عبدالکریم حسین زاده به منصب معاونت امور توسعه روستایی، مناطق محروم و عشایر رئیس جمهور به عنوان نخستین عضو سنی مذهب هیئت دولت ایران در تاریخ جمهوری اسلامی</b>", "<b>کشته شدن سید حسن نصرالله ، سومین دبیر کل حزب الله لبنان و عباس نیلفروشان ، معاون عملیات سپاه پاسداران در اثر حمله اسرائیل به ضاحیه بیروت<br>دومین حمله ایران به اسرائیل</b>", "<b>دومین حمله اسرائیل به ایران<br>انتخاب دونالد ترامپ بهعنوان رئیسجمهور آمریکا</b>", ""], "type": "scatter", "x": ["1401/01", "1401/02", "1401/03", "1401/04", "1401/05", "1401/06", "1401/07", "1401/08", "1401/09", "1401/10", "1401/11", "1401/12", "1402/01", "1402/02", "1402/03", "1402/04", "1402/07", "1402/08", "1402/09", "1402/10", "1402/11", "1402/12", "1403/01", "1403/02", "1403/03", "1403/04", "1403/05", "1403/06", "1403/07", "1403/08", "1403/09"], "y": [0, 6.241, 5.944, 2.661, -0.9097, -3.215, -9.562, -7.943, -1.814, 11.11, 7.918, 22.57, 48.19, 62.73, 53.62, 49.21, 38.66, 37.92, 46.49, 49.17, 44.32, 45.72, 53.4, 49.93, 42.16, 46.94, 40.85, 42.79, 43.73, 51.0, 56.48]}], "layout": {"autosize": true, "showlegend": true, "title": {"text": "Percentage Change by Market"}, "xaxis": {"autorange": true, "range": [-1.867, 33.87], "tickangle": -90, "title": {"text": "Date (Month to Month)"}, "type": "category"}, "yaxis": {"autorange": true, "range": [-41.53, 338.1], "title": {"text": "Percentage Change"}, "type": "linear"}}}
